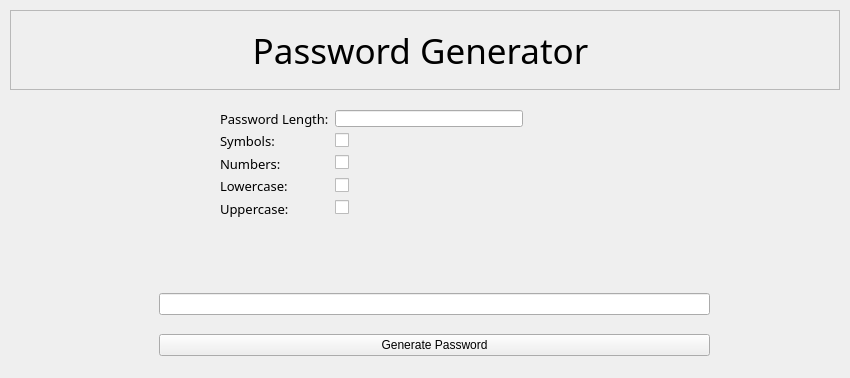
<?xml version="1.0" encoding="UTF-8"?>
<ui version="4.0">
 <class>MainWindow</class>
 <widget class="QMainWindow" name="MainWindow">
  <property name="geometry">
   <rect>
    <x>0</x>
    <y>0</y>
    <width>850</width>
    <height>378</height>
   </rect>
  </property>
  <property name="windowTitle">
   <string>PasswordGeneratorWindow</string>
  </property>
  <property name="styleSheet">
   <string notr="true">font: 10pt &quot;DroidSansMono NF&quot;;</string>
  </property>
  <widget class="QWidget" name="centralwidget">
   <widget class="QFrame" name="topLabelFrame">
    <property name="geometry">
     <rect>
      <x>10</x>
      <y>10</y>
      <width>830</width>
      <height>80</height>
     </rect>
    </property>
    <property name="frameShape">
     <enum>QFrame::StyledPanel</enum>
    </property>
    <property name="frameShadow">
     <enum>QFrame::Raised</enum>
    </property>
    <widget class="QLabel" name="topLabel">
     <property name="geometry">
      <rect>
       <x>0</x>
       <y>5</y>
       <width>821</width>
       <height>71</height>
      </rect>
     </property>
     <property name="font">
      <font>
       <family>DroidSansMono NF</family>
       <pointsize>26</pointsize>
       <weight>50</weight>
       <italic>false</italic>
       <bold>false</bold>
      </font>
     </property>
     <property name="styleSheet">
      <string notr="true">font: 26pt &quot;DroidSansMono NF&quot;;</string>
     </property>
     <property name="text">
      <string>Password Generator</string>
     </property>
     <property name="alignment">
      <set>Qt::AlignCenter</set>
     </property>
    </widget>
   </widget>
   <widget class="QWidget" name="formLayoutWidget">
    <property name="geometry">
     <rect>
      <x>220</x>
      <y>110</y>
      <width>303</width>
      <height>107</height>
     </rect>
    </property>
    <property name="font">
     <font>
      <family>DroidSansMono NF</family>
      <pointsize>10</pointsize>
      <weight>50</weight>
      <italic>false</italic>
      <bold>false</bold>
     </font>
    </property>
    <layout class="QFormLayout" name="formLayout">
     <item row="0" column="0">
      <widget class="QLabel" name="labelPasswordLength">
       <property name="font">
        <font>
         <family>DroidSansMono NF</family>
         <pointsize>10</pointsize>
         <weight>50</weight>
         <italic>false</italic>
         <bold>false</bold>
        </font>
       </property>
       <property name="text">
        <string>Password Length:</string>
       </property>
      </widget>
     </item>
     <item row="0" column="1">
      <widget class="QLineEdit" name="textPasswordLength">
       <property name="font">
        <font>
         <family>DroidSansMono NF</family>
         <pointsize>10</pointsize>
         <weight>50</weight>
         <italic>false</italic>
         <bold>false</bold>
        </font>
       </property>
       <property name="maxLength">
        <number>2</number>
       </property>
      </widget>
     </item>
     <item row="1" column="0">
      <widget class="QLabel" name="labelSymbols">
       <property name="font">
        <font>
         <family>DroidSansMono NF</family>
         <pointsize>10</pointsize>
         <weight>50</weight>
         <italic>false</italic>
         <bold>false</bold>
        </font>
       </property>
       <property name="text">
        <string>Symbols:</string>
       </property>
      </widget>
     </item>
     <item row="1" column="1">
      <widget class="QCheckBox" name="checkSymbols">
       <property name="text">
        <string/>
       </property>
      </widget>
     </item>
     <item row="2" column="0">
      <widget class="QLabel" name="labelNumbers">
       <property name="font">
        <font>
         <family>DroidSansMono NF</family>
         <pointsize>10</pointsize>
         <weight>50</weight>
         <italic>false</italic>
         <bold>false</bold>
        </font>
       </property>
       <property name="text">
        <string>Numbers:</string>
       </property>
      </widget>
     </item>
     <item row="2" column="1">
      <widget class="QCheckBox" name="checkNumbers">
       <property name="text">
        <string/>
       </property>
      </widget>
     </item>
     <item row="3" column="0">
      <widget class="QLabel" name="labelLowercase">
       <property name="font">
        <font>
         <family>DroidSansMono NF</family>
         <pointsize>10</pointsize>
         <weight>50</weight>
         <italic>false</italic>
         <bold>false</bold>
        </font>
       </property>
       <property name="text">
        <string>Lowercase:</string>
       </property>
      </widget>
     </item>
     <item row="3" column="1">
      <widget class="QCheckBox" name="checkLowercase">
       <property name="text">
        <string/>
       </property>
      </widget>
     </item>
     <item row="4" column="0">
      <widget class="QLabel" name="labelUppercase">
       <property name="font">
        <font>
         <family>DroidSansMono NF</family>
         <pointsize>10</pointsize>
         <weight>50</weight>
         <italic>false</italic>
         <bold>false</bold>
        </font>
       </property>
       <property name="text">
        <string>Uppercase:</string>
       </property>
      </widget>
     </item>
     <item row="4" column="1">
      <widget class="QCheckBox" name="checkUppercase">
       <property name="text">
        <string/>
       </property>
      </widget>
     </item>
    </layout>
   </widget>
   <widget class="QWidget" name="verticalLayoutWidget">
    <property name="geometry">
     <rect>
      <x>159</x>
      <y>280</y>
      <width>551</width>
      <height>89</height>
     </rect>
    </property>
    <layout class="QVBoxLayout" name="verticalButtons">
     <item>
      <widget class="QLineEdit" name="textPassword">
       <property name="readOnly">
        <bool>true</bool>
       </property>
      </widget>
     </item>
     <item>
      <widget class="QPushButton" name="buttonGenerate">
       <property name="text">
        <string>Generate Password</string>
       </property>
      </widget>
     </item>
    </layout>
   </widget>
  </widget>
 </widget>
 <resources/>
 <connections/>
</ui>
